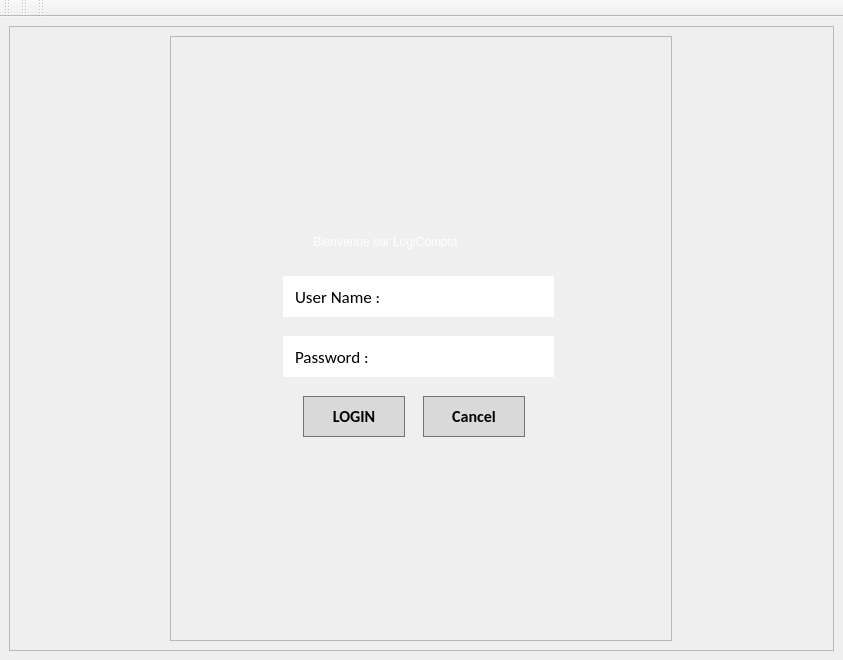
<?xml version="1.0" encoding="UTF-8"?>
<ui version="4.0">
 <class>MainWindow</class>
 <widget class="QMainWindow" name="MainWindow">
  <property name="geometry">
   <rect>
    <x>0</x>
    <y>0</y>
    <width>843</width>
    <height>660</height>
   </rect>
  </property>
  <property name="windowTitle">
   <string>MainWindow</string>
  </property>
  <property name="styleSheet">
   <string notr="true"/>
  </property>
  <widget class="QWidget" name="centralwidget">
   <property name="styleSheet">
    <string notr="true">#centralwidget{
	background-image: url(:/res/6106991.jpg);
}

#centerFrame{
	max-width:  500px;
	margin: 0 auto;
}

#Bienlabel{
	color: #ffffff;
  	text-align: center;
  	font: 700 16px &quot;Inter&quot;, sans-serif;
}

QLineEdit {
	background: #ffffff;
  	border-radius: 34px;
  	position: relative;
  	transform-origin: 0 0;
  	transform: rotate(0deg) scale(1, 1);
	padding-left : 10px;
 	 height: 138px;
}

QPushButton  {
	color: rgb(0, 0, 0);
	border:  1px solid rgb(114, 114, 114);
	background-color: rgb(217, 217, 217);
	width : 100px;
}

#CancelButton{
	max-width: 100px
}
</string>
   </property>
   <layout class="QGridLayout" name="gridLayout">
    <item row="0" column="0">
     <widget class="QFrame" name="loginFrame">
      <property name="frameShape">
       <enum>QFrame::StyledPanel</enum>
      </property>
      <property name="frameShadow">
       <enum>QFrame::Raised</enum>
      </property>
      <layout class="QGridLayout" name="gridLayout_2">
       <item row="0" column="0">
        <widget class="QFrame" name="centerFrame">
         <property name="frameShape">
          <enum>QFrame::StyledPanel</enum>
         </property>
         <property name="frameShadow">
          <enum>QFrame::Raised</enum>
         </property>
         <widget class="QLineEdit" name="usernameInput">
          <property name="geometry">
           <rect>
            <x>150</x>
            <y>240</y>
            <width>271</width>
            <height>41</height>
           </rect>
          </property>
          <property name="font">
           <font>
            <family>Calibri</family>
            <pointsize>13</pointsize>
           </font>
          </property>
          <property name="styleSheet">
           <string notr="true"/>
          </property>
          <property name="text">
           <string>User Name : </string>
          </property>
         </widget>
         <widget class="QLineEdit" name="passwordInput">
          <property name="geometry">
           <rect>
            <x>150</x>
            <y>300</y>
            <width>271</width>
            <height>41</height>
           </rect>
          </property>
          <property name="font">
           <font>
            <family>Calibri</family>
            <pointsize>13</pointsize>
           </font>
          </property>
          <property name="styleSheet">
           <string notr="true"/>
          </property>
          <property name="text">
           <string>Password : </string>
          </property>
         </widget>
         <widget class="QPushButton" name="LoginButton">
          <property name="geometry">
           <rect>
            <x>170</x>
            <y>360</y>
            <width>102</width>
            <height>41</height>
           </rect>
          </property>
          <property name="font">
           <font>
            <family>Calibri</family>
            <pointsize>12</pointsize>
            <bold>true</bold>
           </font>
          </property>
          <property name="styleSheet">
           <string notr="true"/>
          </property>
          <property name="text">
           <string>LOGIN</string>
          </property>
         </widget>
         <widget class="QPushButton" name="CancelButton">
          <property name="geometry">
           <rect>
            <x>290</x>
            <y>360</y>
            <width>102</width>
            <height>41</height>
           </rect>
          </property>
          <property name="font">
           <font>
            <family>Calibri</family>
            <pointsize>12</pointsize>
            <bold>true</bold>
           </font>
          </property>
          <property name="styleSheet">
           <string notr="true"/>
          </property>
          <property name="text">
           <string>Cancel</string>
          </property>
         </widget>
         <widget class="QLabel" name="Bienlabel">
          <property name="geometry">
           <rect>
            <x>180</x>
            <y>170</y>
            <width>221</width>
            <height>71</height>
           </rect>
          </property>
          <property name="text">
           <string>Bienvenue sur LogiCompta</string>
          </property>
         </widget>
        </widget>
       </item>
      </layout>
     </widget>
    </item>
   </layout>
  </widget>
  <widget class="QMenuBar" name="menubar">
   <property name="geometry">
    <rect>
     <x>0</x>
     <y>0</y>
     <width>843</width>
     <height>21</height>
    </rect>
   </property>
  </widget>
  <widget class="QToolBar" name="toolBar">
   <property name="windowTitle">
    <string>toolBar</string>
   </property>
   <attribute name="toolBarArea">
    <enum>TopToolBarArea</enum>
   </attribute>
   <attribute name="toolBarBreak">
    <bool>false</bool>
   </attribute>
  </widget>
  <widget class="QToolBar" name="toolBar_2">
   <property name="windowTitle">
    <string>toolBar_2</string>
   </property>
   <attribute name="toolBarArea">
    <enum>TopToolBarArea</enum>
   </attribute>
   <attribute name="toolBarBreak">
    <bool>false</bool>
   </attribute>
  </widget>
  <widget class="QToolBar" name="toolBar_3">
   <property name="windowTitle">
    <string>toolBar_3</string>
   </property>
   <attribute name="toolBarArea">
    <enum>TopToolBarArea</enum>
   </attribute>
   <attribute name="toolBarBreak">
    <bool>false</bool>
   </attribute>
  </widget>
 </widget>
 <resources/>
 <connections/>
</ui>
